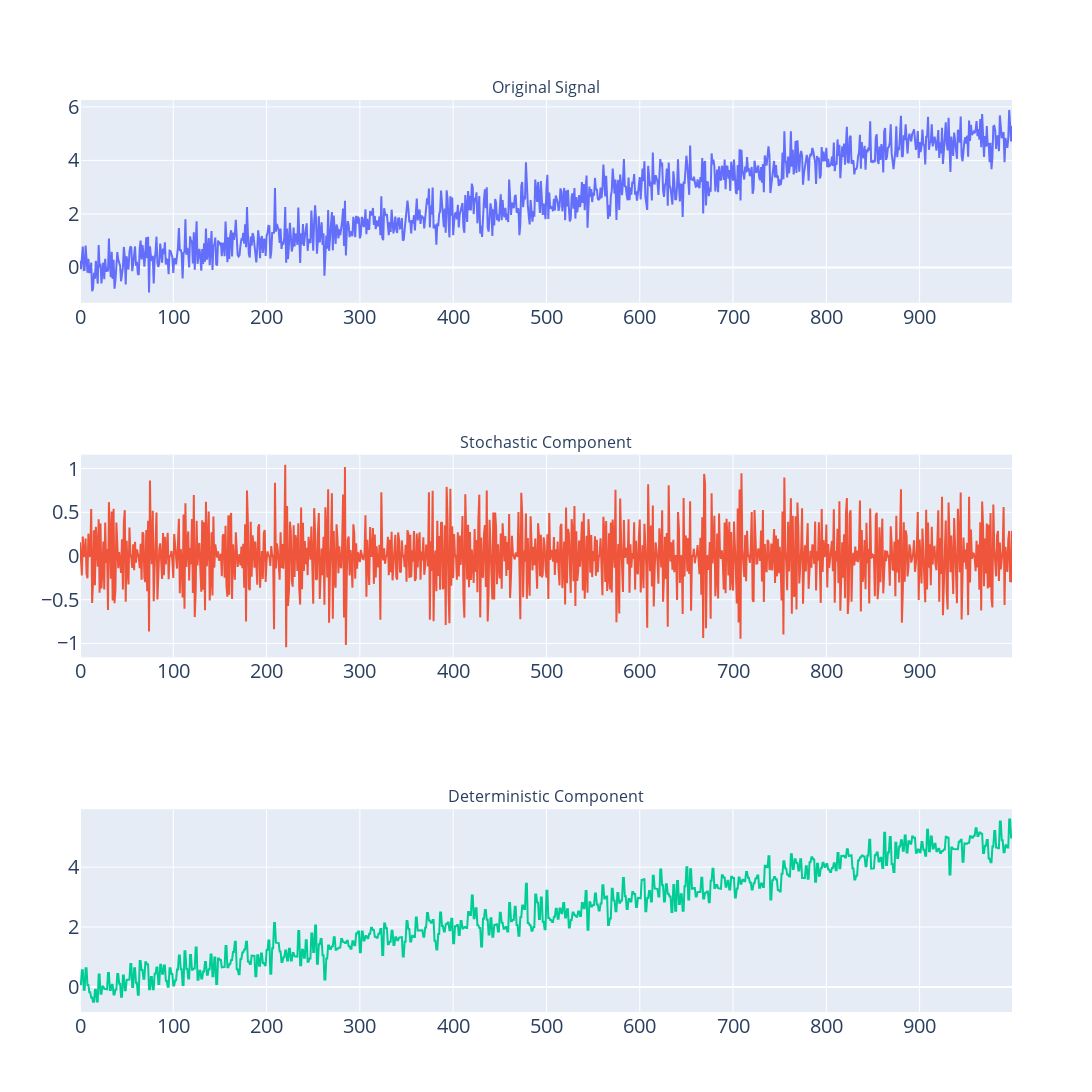

The code cell stored with this chart in its notebook:
### Markdown cell above
### Wavelet decomposition

### Code cell
stochastic_component, deterministic_component = smooth_signal.wavelet_wrapper(time_series, t, wavelet_type = 'haar', plot_components = True)

### Figure 1 — Plotly figure (JSON) as saved in the notebook; plotly's stock layout.template omitted (floating-point values rounded to 4 significant figures; data arrays with more than 128 entries replaced by an {"elided": "..."} marker saying what was removed)
{"data": [{"mode": "lines", "name": "Original Signal", "type": "scatter", "x": {"elided": "1000 int values"}, "xaxis": "x", "y": {"elided": "1000 float values"}, "yaxis": "y"}, {"mode": "lines", "name": "Stochastic Component", "type": "scatter", "x": {"elided": "1000 int values"}, "xaxis": "x2", "y": {"elided": "1000 float values"}, "yaxis": "y2"}, {"mode": "lines", "name": "Deterministic Component", "type": "scatter", "x": {"elided": "1000 int values"}, "xaxis": "x3", "y": {"elided": "1000 float values"}, "yaxis": "y3"}], "layout": {"annotations": [{"font": {"size": 16}, "showarrow": false, "text": "Original Signal", "x": 0.5, "xanchor": "center", "xref": "paper", "y": 1, "yanchor": "bottom", "yref": "paper"}, {"font": {"size": 16}, "showarrow": false, "text": "Stochastic Component", "x": 0.5, "xanchor": "center", "xref": "paper", "y": 0.6111, "yanchor": "bottom", "yref": "paper"}, {"font": {"size": 16}, "showarrow": false, "text": "Deterministic Component", "x": 0.5, "xanchor": "center", "xref": "paper", "y": 0.2222, "yanchor": "bottom", "yref": "paper"}], "font": {"size": 20}, "height": 1200, "showlegend": false, "width": 2000, "xaxis": {"anchor": "y", "domain": [0, 1]}, "xaxis2": {"anchor": "y2", "domain": [0, 1]}, "xaxis3": {"anchor": "y3", "domain": [0, 1]}, "yaxis": {"anchor": "x", "domain": [0.7778, 1]}, "yaxis2": {"anchor": "x2", "domain": [0.3889, 0.6111]}, "yaxis3": {"anchor": "x3", "domain": [0, 0.2222]}}}
